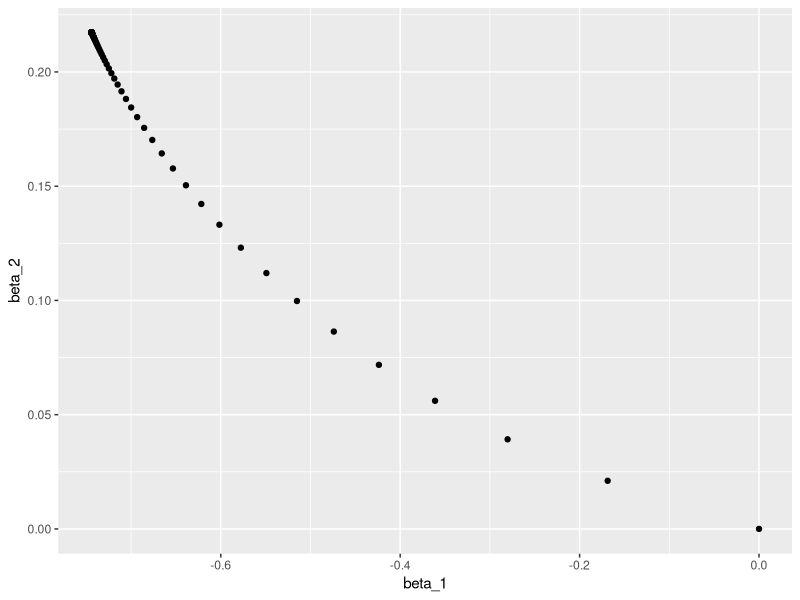

The R source for this figure: (Note: this script raises an error after producing the figure.)
## ---- chunk 1
knitr::opts_chunk$set(echo = TRUE)
## ---- chunk 2
library(dplyr)
library(tidyr)
library(ggplot2)
h <- function(x){1/(1+exp(-x))}
# la devianza es la misma
devianza_calc <- function(x, y){
  dev_fun <- function(beta){
    p_beta <- h(as.matrix(cbind(1, x)) %*% beta) 
   -2*mean(y*log(p_beta) + (1-y)*log(1-p_beta))
  }
  dev_fun
}
# el cálculo del gradiente es el mismo, pero x_ent y y_ent serán diferentes
grad_calc <- function(x_ent, y_ent){
  salida_grad <- function(beta){
    p_beta <- h(as.matrix(cbind(1, x_ent)) %*% beta) 
    e <- y_ent - p_beta
    grad_out <- -2*as.numeric(t(cbind(1,x_ent)) %*% e)/nrow(x_ent)
    names(grad_out) <- c('Intercept', colnames(x_ent))
    grad_out
  }
  salida_grad
}
## ---- chunk 3
descenso <- function(n, z_0, eta, h_deriv){
  z <- matrix(0,n, length(z_0))
  z[1, ] <- z_0
  for(i in 1:(n-1)){
    z[i+1, ] <- z[i, ] - eta * h_deriv(z[i, ])
  }
  z
}
# esta implementación es solo para este ejemplo:
descenso_estocástico <- function(n_epocas, z_0, eta, minilotes){
  #minilotes es una lista
  m <- length(minilotes)
  z <- matrix(0, m*n_epocas, length(z_0))
  z[1, ] <- z_0
  for(i in 1:(m*n_epocas-1)){
    k <- i %% m + 1
    if(i %% m == 0){
      #comenzar nueva época y reordenar minilotes al azar
      minilotes <- minilotes[sample(1:m, m)]
    }
    h_deriv <- grad_calc(minilotes[[k]]$x, minilotes[[k]]$y)
    z[i+1, ] <- z[i, ] - eta * h_deriv(z[i, ])
  }
  z
}
## ---- chunk 4
p_1 <- function(x){
  ifelse(x < 30, 0.9, 0.9 - 0.007 * (x - 15))
}

set.seed(143)
sim_datos <- function(n){
  x <- pmin(rexp(n, 1/30), 100)
  probs <- p_1(x)
  g <- rbinom(length(x), 1, probs)
  # con dos variables de ruido:
  dat <- data_frame(x_1 = (x - mean(x))/sd(x), 
                    x_2 = rnorm(length(x),0,1),
                    x_3 = rnorm(length(x),0,1),
                    p_1 = probs, g )
  dat %>% select(x_1, x_2, x_3, g) 
}
dat_ent <- sim_datos(100)
dat_valid <- sim_datos(1000)
glm(g ~ x_1 + x_2+ x_3 , data = dat_ent, family = 'binomial') %>% coef
## ---- chunk 5
iteraciones_descenso <- descenso(300, rep(0,4), 0.8,
         h_deriv = grad_calc(x_ent = as.matrix(dat_ent[,c('x_1','x_2','x_3'), drop =FALSE]), 
                             y_ent=dat_ent$g)) %>%
  data.frame %>% rename(beta_1 = X2, beta_2 = X3)
ggplot(iteraciones_descenso, aes(x=beta_1, y=beta_2)) + geom_point()
## ---- chunk 6
dat_ent$minilote <- rep(1:10, each=5)
split_ml <- split(dat_ent %>% sample_n(nrow(dat_ent)), dat_ent$minilote) 
minilotes <- lapply(split_ml, function(dat_ml){
  list(x = as.matrix(dat_ml[, c('x_1','x_2','x_3'), drop=FALSE]),
       y = dat_ml$g)
})
length(minilotes)
## ---- chunk 7
iter_estocastico <- descenso_estocástico(30, rep(0, 4), 0.1, minilotes) %>%
  data.frame %>% rename(beta_0 = X1, beta_1 = X2, beta_2 = X3)
ggplot(iteraciones_descenso, aes(x=beta_1, y=beta_2)) + geom_path() +
  geom_point() +
  geom_path(data = iter_estocastico, colour ='red', alpha=0.5) +
  geom_point(data = iter_estocastico, colour ='red', alpha=0.5)
## ---- chunk 8
dev_ent <- devianza_calc(x = as.matrix(dat_ent[,c('x_1','x_2','x_3'), drop =FALSE]), 
                             y=dat_ent$g)
dev_valid <- devianza_calc(x = as.matrix(dat_valid[,c('x_1','x_2','x_3'), drop =FALSE]),
                             y=dat_valid$g)
dat_dev <- data_frame(iteracion = 1:nrow(iteraciones_descenso)) %>%
  mutate(descenso = apply(iteraciones_descenso, 1, dev_ent),
        descenso_estocastico = apply(iter_estocastico, 1, dev_ent)) %>%
  gather(algoritmo, dev_ent, -iteracion) %>% mutate(tipo ='entrenamiento')

dat_dev_valid <- data_frame(iteracion = 1:nrow(iteraciones_descenso)) %>%
  mutate(descenso = apply(iteraciones_descenso, 1, dev_valid),
         descenso_estocastico = apply(iter_estocastico, 1, dev_valid)) %>%
  gather(algoritmo, dev_ent, -iteracion) %>% mutate(tipo ='validación')

dat_dev <- bind_rows(dat_dev, dat_dev_valid)
ggplot(filter(dat_dev, tipo=='entrenamiento'), 
       aes(x=iteracion, y=dev_ent, colour=algoritmo)) + geom_line() +
  geom_point() + facet_wrap(~tipo)
